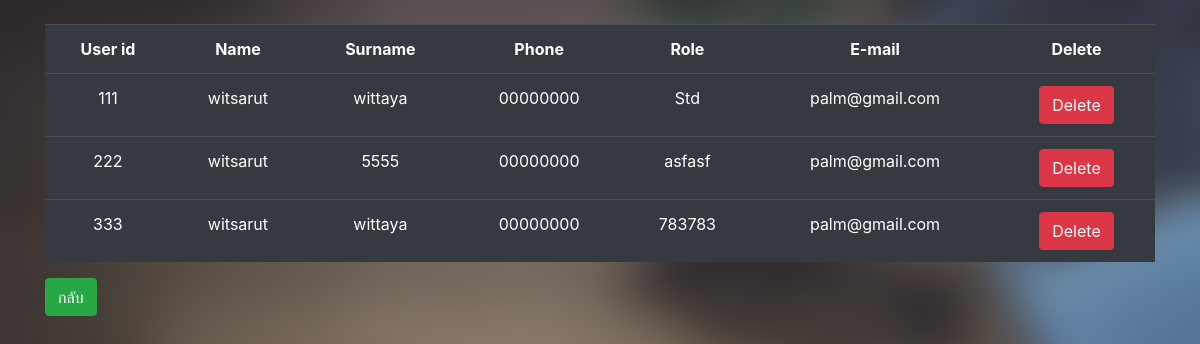
The page /Admin/setting_admin/view_user/view_data_user.php (signed in) on the database as committed earlier.
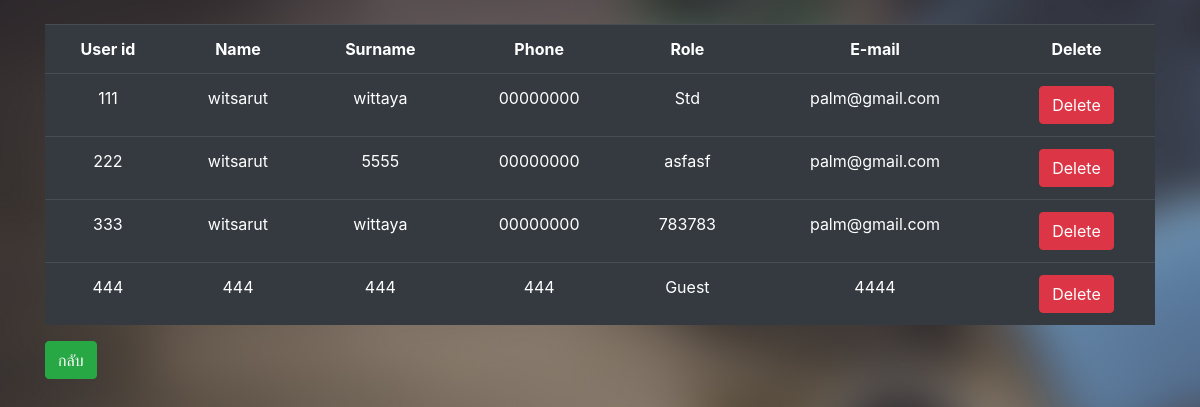
The same page on the database as committed later.
### tables this page shows
CREATE TABLE `user` (
  `User_id` varchar(255) NOT NULL,
  `fname` text NOT NULL,
  `lname` text NOT NULL,
  `phone_num` text NOT NULL,
  `Role` text NOT NULL,
  `Email` text NOT NULL,
  `More_contact` text NOT NULL,
  `Password` text NOT NULL
);

### Admin/setting_admin/view_user/view_data_user.php (the view, shortened to what this page needs)
<?php
require './../../../DB_ce-app/User.php';
$p ="SELECT User_id,fname,lname,phone_num,Role,Email FROM user WHERE Role != 'Admin'";
$result = mysqli_query($connect,$p);
?>
<!DOCTYPE html>
<html lang="en">
<head>
    <link rel="stylesheet" href="https://stackpath.bootstrapcdn.com/bootstrap/4.3.1/css/bootstrap.min.css"
>
</head>
<body style="background-image: url(../../../BG/wall3.jpg);background-repeat: no-repeat;background-size:100%;">
    <br>
<div class="container">
        <table class="table table-dark" id="user_data">
            <tr style="text-align:center">
                <th>User id</th>
                <th>Name</th>
                <th>Surname</th>
                <th>Phone</th>
                <th>Role</th>
                <th>E-mail</th>
                <th>Delete</th>
            </tr>
            <?php
                        while($row = mysqli_fetch_array($result,MYSQLI_ASSOC)){
                    ?>
            <tr style="text-align:center" class="pa">
                <td><?php echo $row['User_id']?></td>
                <td><?php echo $row['fname']?></td>
                <td><?php echo $row['lname']?></td>
                <td><?php echo $row['phone_num']?></td>
                <td><?php echo $row['Role']?></td>
                <td><?php echo $row['Email']?></td>
                <td><a href="../delete/delete_user.php?delete=<?php echo $row['User_id']?>" class="btn btn-danger" onclick="return confirm('คุณต้องการลบข้อมูลที่เลือก?')">Delete</a></td>
            </tr>
            <?php }?>
        </table>
        <a href="../../admin_page.php" class="btn btn-success">กลับ</a>
    </div>
</body>
</html>

Rows that differ between the two databases and show on the page:
added user: User_id "444", fname "444", lname "444", phone_num "444", Role "Guest", Email "4444"
